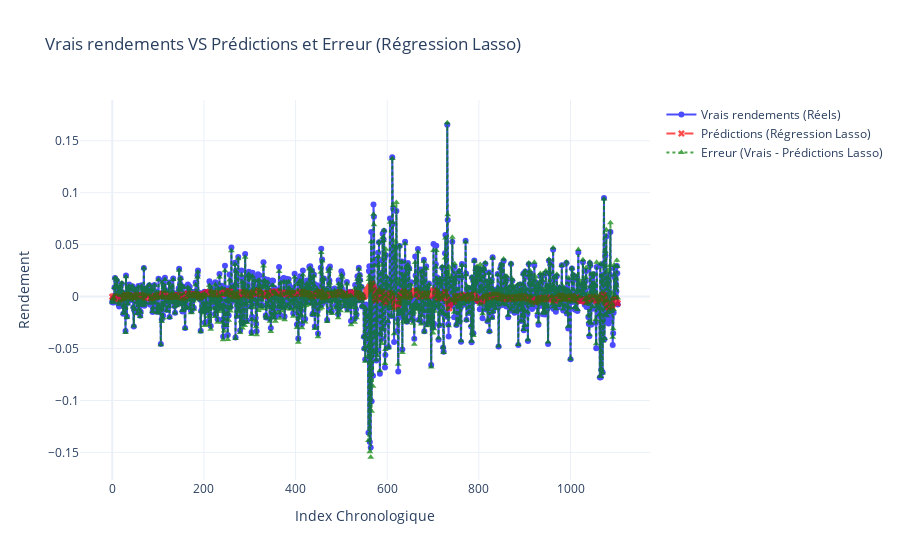

The code cell stored with this chart in its notebook:
### Code cell
errors_lasso = np.array(y_test) - np.array(y_pred_lasso)

fig_lasso = go.Figure()

# Ajout des vrais rendements
fig_lasso.add_trace(go.Scatter(
    x=list(range(len(y_test))),
    y=y_test,
    mode='lines+markers',
    name='Vrais rendements (Réels)',
    line=dict(color='blue', dash='solid'),
    marker=dict(symbol='circle'),
    opacity=0.7
))

# Ajout des prédictions Lasso
fig_lasso.add_trace(go.Scatter(
    x=list(range(len(y_pred_lasso))),
    y=y_pred_lasso,
    mode='lines+markers',
    name='Prédictions (Régression Lasso)',
    line=dict(color='red', dash='dash'),
    marker=dict(symbol='x'),
    opacity=0.7
))

# Ajout des erreurs pour Lasso
fig_lasso.add_trace(go.Scatter(
    x=list(range(len(errors_lasso))),
    y=errors_lasso,
    mode='lines+markers',
    name='Erreur (Vrais - Prédictions Lasso)',
    line=dict(color='green', dash='dot'),
    marker=dict(symbol='triangle-up'),
    opacity=0.7
))

fig_lasso.update_layout(
    title="Vrais rendements VS Prédictions et Erreur (Régression Lasso)",
    xaxis_title="Index Chronologique",
    yaxis_title="Rendement",
    legend=dict(font=dict(size=12)),
    grid=dict(rows=1, columns=1),
    template="plotly_white"
)

fig_lasso.show()

### Figure 1 — Plotly figure (JSON) as saved in the notebook; plotly's stock layout.template omitted (floating-point values rounded to 4 significant figures; data arrays with more than 128 entries replaced by an {"elided": "..."} marker saying what was removed)
{"data": [{"line": {"color": "blue", "dash": "solid"}, "marker": {"symbol": "circle"}, "mode": "lines+markers", "name": "Vrais rendements (Réels)", "opacity": 0.7, "type": "scatter", "x": {"elided": "1104 int values"}, "y": {"elided": "1104 float values"}}, {"line": {"color": "red", "dash": "dash"}, "marker": {"symbol": "x"}, "mode": "lines+markers", "name": "Prédictions (Régression Lasso)", "opacity": 0.7, "type": "scatter", "x": {"elided": "1104 int values"}, "y": {"elided": "1104 float values"}}, {"line": {"color": "green", "dash": "dot"}, "marker": {"symbol": "triangle-up"}, "mode": "lines+markers", "name": "Erreur (Vrais - Prédictions Lasso)", "opacity": 0.7, "type": "scatter", "x": {"elided": "1104 int values"}, "y": {"elided": "1104 float values"}}], "layout": {"grid": {"columns": 1, "rows": 1}, "legend": {"font": {"size": 12}}, "title": {"text": "Vrais rendements VS Prédictions et Erreur (Régression Lasso)"}, "xaxis": {"title": {"text": "Index Chronologique"}}, "yaxis": {"title": {"text": "Rendement"}}}}
